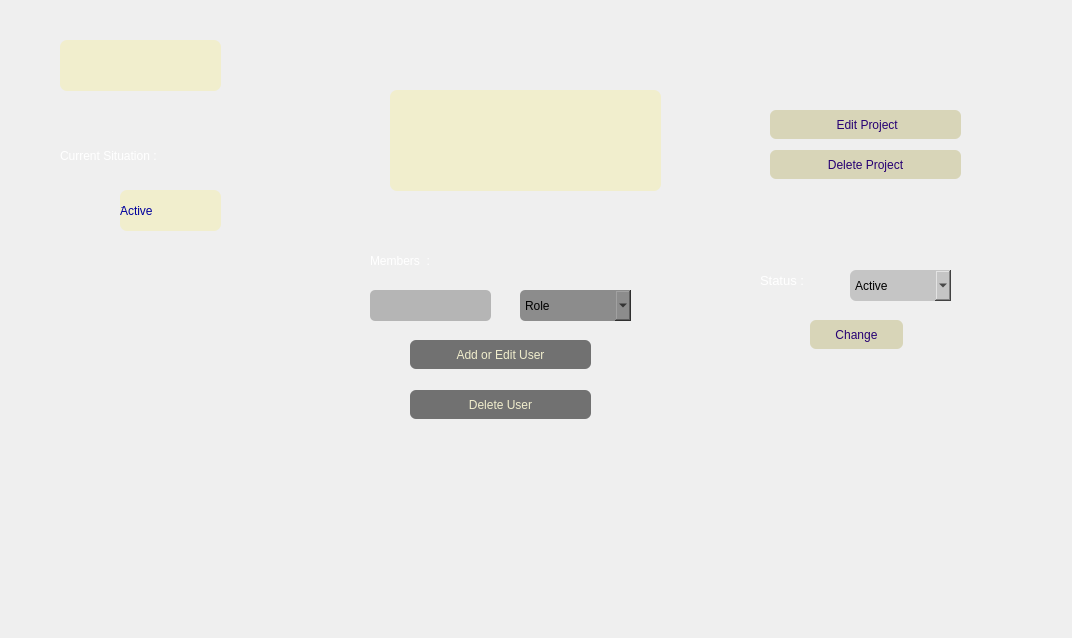
<?xml version="1.0" encoding="UTF-8"?>
<ui version="4.0">
 <class>prodialog</class>
 <widget class="QWidget" name="prodialog">
  <property name="geometry">
   <rect>
    <x>0</x>
    <y>0</y>
    <width>1072</width>
    <height>638</height>
   </rect>
  </property>
  <property name="windowTitle">
   <string>Form</string>
  </property>
  <widget class="QLabel" name="img">
   <property name="geometry">
    <rect>
     <x>0</x>
     <y>-10</y>
     <width>1071</width>
     <height>651</height>
    </rect>
   </property>
   <property name="styleSheet">
    <string notr="true">image: url(:/dashboard/dashboard.png);</string>
   </property>
   <property name="text">
    <string/>
   </property>
  </widget>
  <widget class="QPushButton" name="editpro">
   <property name="geometry">
    <rect>
     <x>770</x>
     <y>110</y>
     <width>191</width>
     <height>29</height>
    </rect>
   </property>
   <property name="styleSheet">
    <string notr="true">color: rgb(38, 0, 115);
background-color: rgb(216, 213, 184);
border-radius:6px;</string>
   </property>
   <property name="text">
    <string> Edit Project</string>
   </property>
  </widget>
  <widget class="QLineEdit" name="idLineEdit">
   <property name="geometry">
    <rect>
     <x>370</x>
     <y>290</y>
     <width>121</width>
     <height>31</height>
    </rect>
   </property>
   <property name="styleSheet">
    <string notr="true">border-radius:5px;
background-color: rgb(181, 181, 181);</string>
   </property>
  </widget>
  <widget class="QPushButton" name="deletepro">
   <property name="geometry">
    <rect>
     <x>770</x>
     <y>150</y>
     <width>191</width>
     <height>29</height>
    </rect>
   </property>
   <property name="styleSheet">
    <string notr="true">color: rgb(38, 0, 115);
background-color: rgb(216, 213, 184);
border-radius:6px;</string>
   </property>
   <property name="text">
    <string>Delete Project</string>
   </property>
  </widget>
  <widget class="QComboBox" name="roleComboBox">
   <property name="geometry">
    <rect>
     <x>520</x>
     <y>290</y>
     <width>111</width>
     <height>31</height>
    </rect>
   </property>
   <property name="styleSheet">
    <string notr="true">border-radius:5px;
background-color: rgb(140, 140, 140);</string>
   </property>
   <item>
    <property name="text">
     <string notr="true">Role</string>
    </property>
   </item>
   <item>
    <property name="text">
     <string>Admin</string>
    </property>
   </item>
   <item>
    <property name="text">
     <string>User</string>
    </property>
   </item>
  </widget>
  <widget class="QPushButton" name="addOrEditUser">
   <property name="geometry">
    <rect>
     <x>410</x>
     <y>340</y>
     <width>181</width>
     <height>29</height>
    </rect>
   </property>
   <property name="styleSheet">
    <string notr="true">color: rgb(241, 238, 205);
background-color: rgb(113, 113, 113);
border-radius:6px;</string>
   </property>
   <property name="text">
    <string>Add or Edit User</string>
   </property>
  </widget>
  <widget class="QPushButton" name="delete_user">
   <property name="geometry">
    <rect>
     <x>410</x>
     <y>390</y>
     <width>181</width>
     <height>29</height>
    </rect>
   </property>
   <property name="styleSheet">
    <string notr="true">color: rgb(241, 238, 205);
background-color: rgb(113, 113, 113);
border-radius:6px;</string>
   </property>
   <property name="text">
    <string>Delete User</string>
   </property>
  </widget>
  <widget class="QLabel" name="idLabel">
   <property name="geometry">
    <rect>
     <x>370</x>
     <y>250</y>
     <width>101</width>
     <height>21</height>
    </rect>
   </property>
   <property name="styleSheet">
    <string notr="true">color: rgb(255, 255, 255);</string>
   </property>
   <property name="text">
    <string>Members  :</string>
   </property>
  </widget>
  <widget class="QLabel" name="nameLabel">
   <property name="geometry">
    <rect>
     <x>60</x>
     <y>40</y>
     <width>161</width>
     <height>51</height>
    </rect>
   </property>
   <property name="styleSheet">
    <string notr="true">color: rgb(0, 0, 157);
background-color: rgb(241, 238, 205);
border-radius:7px;</string>
   </property>
   <property name="text">
    <string/>
   </property>
  </widget>
  <widget class="QLabel" name="descriptionLabel">
   <property name="geometry">
    <rect>
     <x>390</x>
     <y>90</y>
     <width>271</width>
     <height>101</height>
    </rect>
   </property>
   <property name="styleSheet">
    <string notr="true">color: rgb(0, 0, 157);
background-color: rgb(241, 238, 205);
border-radius:7px;</string>
   </property>
   <property name="text">
    <string/>
   </property>
  </widget>
  <widget class="QComboBox" name="combo">
   <property name="geometry">
    <rect>
     <x>850</x>
     <y>270</y>
     <width>101</width>
     <height>31</height>
    </rect>
   </property>
   <property name="styleSheet">
    <string notr="true">border-radius:6px;
background-color: rgb(197, 197, 197);</string>
   </property>
   <item>
    <property name="text">
     <string>Active</string>
    </property>
   </item>
   <item>
    <property name="text">
     <string>Inactive</string>
    </property>
   </item>
  </widget>
  <widget class="QLabel" name="label">
   <property name="geometry">
    <rect>
     <x>760</x>
     <y>270</y>
     <width>63</width>
     <height>20</height>
    </rect>
   </property>
   <property name="font">
    <font>
     <pointsize>10</pointsize>
    </font>
   </property>
   <property name="styleSheet">
    <string notr="true">color: rgb(255, 255, 255);</string>
   </property>
   <property name="text">
    <string>Status :</string>
   </property>
  </widget>
  <widget class="QPushButton" name="pushButton">
   <property name="geometry">
    <rect>
     <x>810</x>
     <y>320</y>
     <width>93</width>
     <height>29</height>
    </rect>
   </property>
   <property name="styleSheet">
    <string notr="true">color: rgb(38, 0, 115);
background-color: rgb(216, 213, 184);
border-radius:6px;</string>
   </property>
   <property name="text">
    <string>Change</string>
   </property>
  </widget>
  <widget class="QLabel" name="label_2">
   <property name="geometry">
    <rect>
     <x>60</x>
     <y>140</y>
     <width>141</width>
     <height>31</height>
    </rect>
   </property>
   <property name="styleSheet">
    <string notr="true">color: rgb(255, 255, 255);
font: 10pt &quot;Segoe UI&quot;;</string>
   </property>
   <property name="text">
    <string>Current Situation :</string>
   </property>
  </widget>
  <widget class="QLabel" name="currentstatus">
   <property name="geometry">
    <rect>
     <x>120</x>
     <y>190</y>
     <width>101</width>
     <height>41</height>
    </rect>
   </property>
   <property name="styleSheet">
    <string notr="true">color: rgb(0, 0, 157);
text-align: center;
background-color: rgb(241, 238, 205);
border-radius:7px;
</string>
   </property>
   <property name="text">
    <string>َActive</string>
   </property>
  </widget>
 </widget>
 <resources/>
 <connections/>
</ui>
